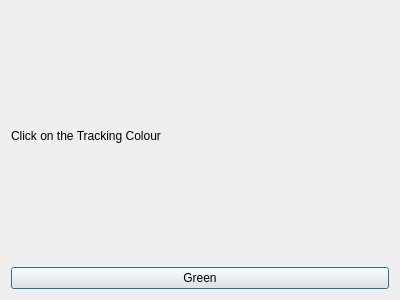
<?xml version="1.0" encoding="UTF-8"?>
<ui version="4.0">
 <class>choose_colour</class>
 <widget class="QDialog" name="choose_colour">
  <property name="geometry">
   <rect>
    <x>0</x>
    <y>0</y>
    <width>400</width>
    <height>300</height>
   </rect>
  </property>
  <property name="windowTitle">
   <string>Choose Colour</string>
  </property>
  <layout class="QVBoxLayout" name="verticalLayout_2">
   <item>
    <layout class="QVBoxLayout" name="verticalLayout">
     <item>
      <widget class="QLabel" name="label">
       <property name="font">
        <font>
         <pointsize>9</pointsize>
        </font>
       </property>
       <property name="layoutDirection">
        <enum>Qt::LeftToRight</enum>
       </property>
       <property name="text">
        <string>Click on the Tracking Colour</string>
       </property>
      </widget>
     </item>
     <item>
      <widget class="QPushButton" name="pushButton">
       <property name="text">
        <string>Green</string>
       </property>
      </widget>
     </item>
    </layout>
   </item>
  </layout>
 </widget>
 <resources/>
 <connections/>
</ui>
